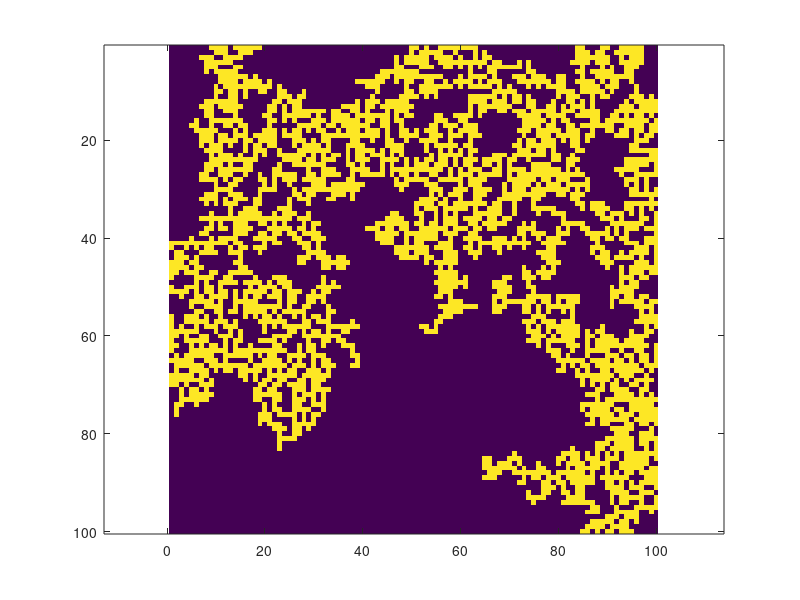

MATLAB code for this plot: (Note: this script raises an error after producing the figure.)
%
% testpercwalk . m
%
% Generate spanning cluster (l - r spanning )
tic;
a = toc;
nsteplist = 1e4;
N = length(nsteplist);
nExperiments = 1;
Rsquared = zeros(1,N);

    i = 1
    nstep = nsteplist(i);
    for j=1:nExperiments
        lx = 100;
        ly = 100;
        p = 0.59275;
        nnstep = nstep + 1;
        ncount = 0;
        perc = [];
        while ( size ( perc ,1)==0)
            ncount = ncount + 1;
            if ( ncount >1000)
                return
            end
            z = rand ( lx , ly ) < p ;
            [ lw , num ]= bwlabel (z ,4);
            perc_x = intersect ( lw (1 ,:) , lw ( lx ,:));
            perc = perc_x(perc_x ~= 0);
        end
        % s = regionprops ( lw , 'Area' );
        % clusterareas = cat (1 , s . Area );
        % maxarea = max ( clusterareas );
        % i = find ( clusterareas == maxarea );
        zz = (lw == perc(1));
        % zz now contains the spanning cluster
        imagesc ( zz ) , axis equal , axis tight
        rz = 1.0* zz ;


        r = rand ( nnstep ,1);
        [w , n ] = percwalk ( rz ,r ,0);

        x = w (1 ,:);
        y = w (2 ,:);
        Rsquared(i) = Rsquared(i) + (x(length(x)) - x(1))^2 + (y(length(y))-y(1))^2;
    end
    Rsquared(i) = Rsquared(i)/nExperiments;

b = toc; 
b-a
ns = log10(nsteplist);
rs = log10(Rsquared);
% plot(ns,rs)
% a = polyfit(ns,rs,1);
% t = linspace(ns(1), ns(N),100);
% f = a(1)*t + a(2);
%hold all;
%plot(t,f)
%xlabel('log10(N)')
%legend('Rsquared experimental', sprintf('best fit, exponent = %.04f',a(1)))
%ylabel('<R^2>')
hold on , plot (y , x );
hold off